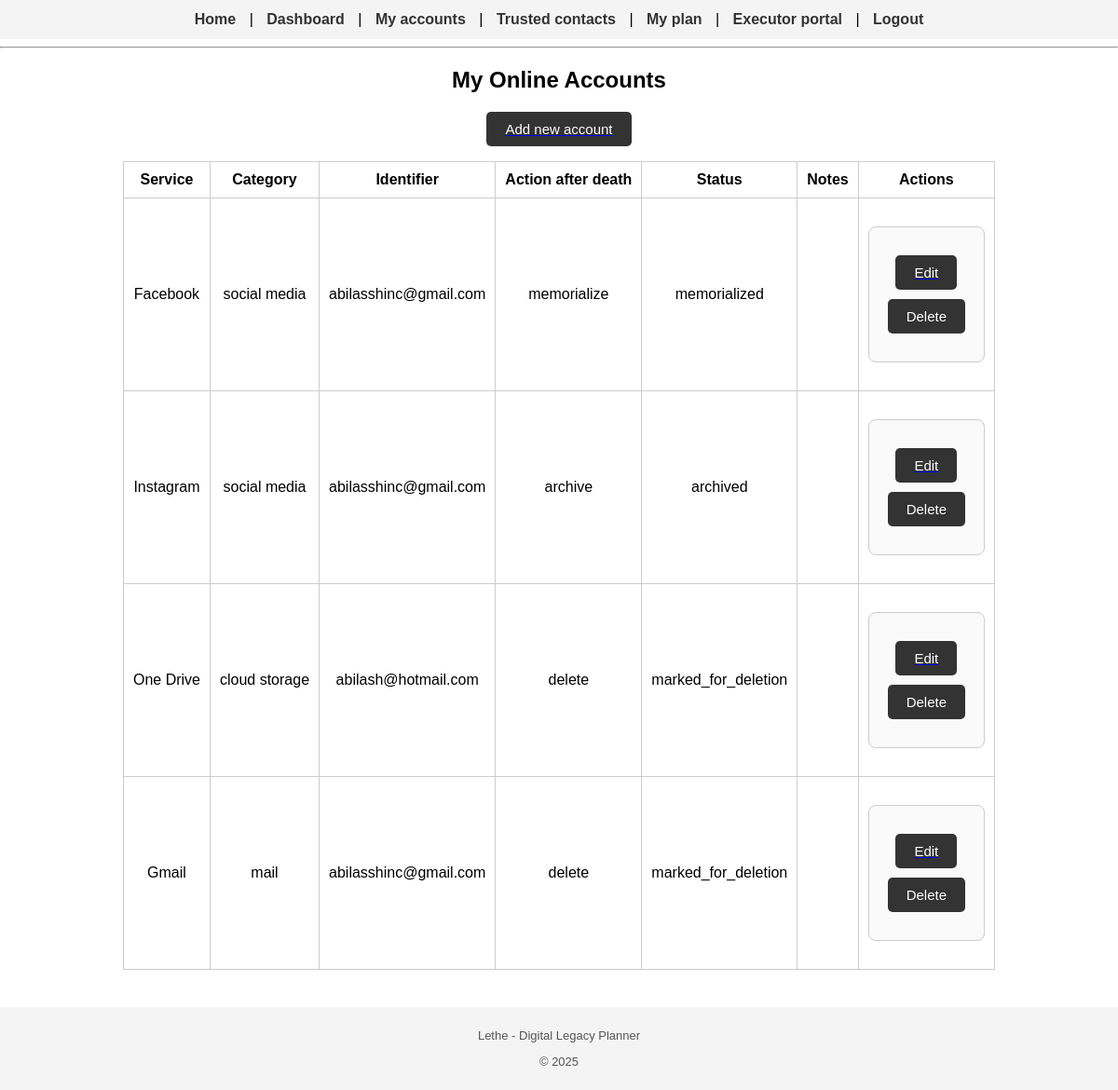
Page /accounts (signed in) on the committed database.
### app/models.py (models this page shows)
class Account(db.Model):
    id = db.Column(db.Integer, primary_key=True)
    service_name = db.Column(db.String(120), nullable=False)
    category = db.Column(db.String(80), nullable=False)
    identifier = db.Column(db.String(120), nullable=False)
    action = db.Column(db.String(80), nullable=False)  # delete, memorialize, archive, none
    notes = db.Column(db.Text)
    status = db.Column(db.String(40), default="active")
    user_id = db.Column(db.Integer, db.ForeignKey("user.id"), nullable=False)
    logs = db.relationship("ExecutionLog", backref="account", lazy=True)

### app/routes.py (the view)
@app.route("/accounts")
@login_required
def manage_accounts():
    accounts = Account.query.filter_by(user_id=current_user.id).all()
    return render_template("accounts.html", accounts=accounts)

### app/models.py (called while the page is built)
@login_manager.user_loader
def load_user(user_id):
    return User.query.get(int(user_id))

### app/templates/accounts.html (shortened to what this page needs)
{% extends "base.html" %}
{% block content %}
<h2>My Online Accounts</h2>
<p>
    <a href="{{ url_for('add_account') }}"><button>Add new account</button></a>
</p>
{% if accounts %}
<table>
    <tr>
        <th>Service</th>
        <th>Category</th>
        <th>Identifier</th>
        <th>Action after death</th>
        <th>Status</th>
        <th>Notes</th>
        <th>Actions</th>
    </tr>
    {% for acc in accounts %}
    <tr>
        <td>{{ acc.service_name }}</td>
        <td>{{ acc.category }}</td>
        <td>{{ acc.identifier }}</td>
        <td>{{ acc.action }}</td>
        <td>{{ acc.status }}</td>
        <td>{{ acc.notes }}</td>
        <td>
            <form method="post" action="{{ url_for('delete_account', account_id=acc.id) }}" onsubmit="return confirm('Delete this account?');">
                <a href="{{ url_for('edit_account', account_id=acc.id) }}"><button type="button">Edit</button></a>
                <button type="submit">Delete</button>
            </form>
        </td>
    </tr>
    {% endfor %}
</table>
{% else %}
<p>No accounts added yet.</p>
{% endif %}
{% endblock %}

### app/static/style.css (style rules this page uses)
html, body { min-height: 100%; margin: 0; padding: 0; font-family: Arial, sans-serif; text-align: center; }
form { display: inline-block; text-align: left; padding: 20px; border: 1px solid #cccccc; border-radius: 8px; background-color: #fafafa; margin: 20px auto; }
table { margin-left: auto; margin-right: auto; border-collapse: collapse; }
table th, table td { padding: 10px; border: 1px solid #ccc; }
button { padding: 10px 20px; margin: 10px auto; display: block; border: none; background-color: #333; color: white; border-radius: 5px; cursor: pointer; font-size: 15px; }
h1, h2, h3 { margin-top: 20px; }

### rows in the picture
Account: service_name "Facebook", category "social media", identifier "abilasshinc@gmail.com", action "memorialize", status "memorialized"
Account: service_name "Instagram", category "social media", identifier "abilasshinc@gmail.com", action "archive", status "archived"
Account: service_name "One Drive", category "cloud storage", identifier "abilash@hotmail.com", action "delete", status "marked_for_deletion"
Account: service_name "Gmail", category "mail", identifier "abilasshinc@gmail.com", action "delete", status "marked_for_deletion"
